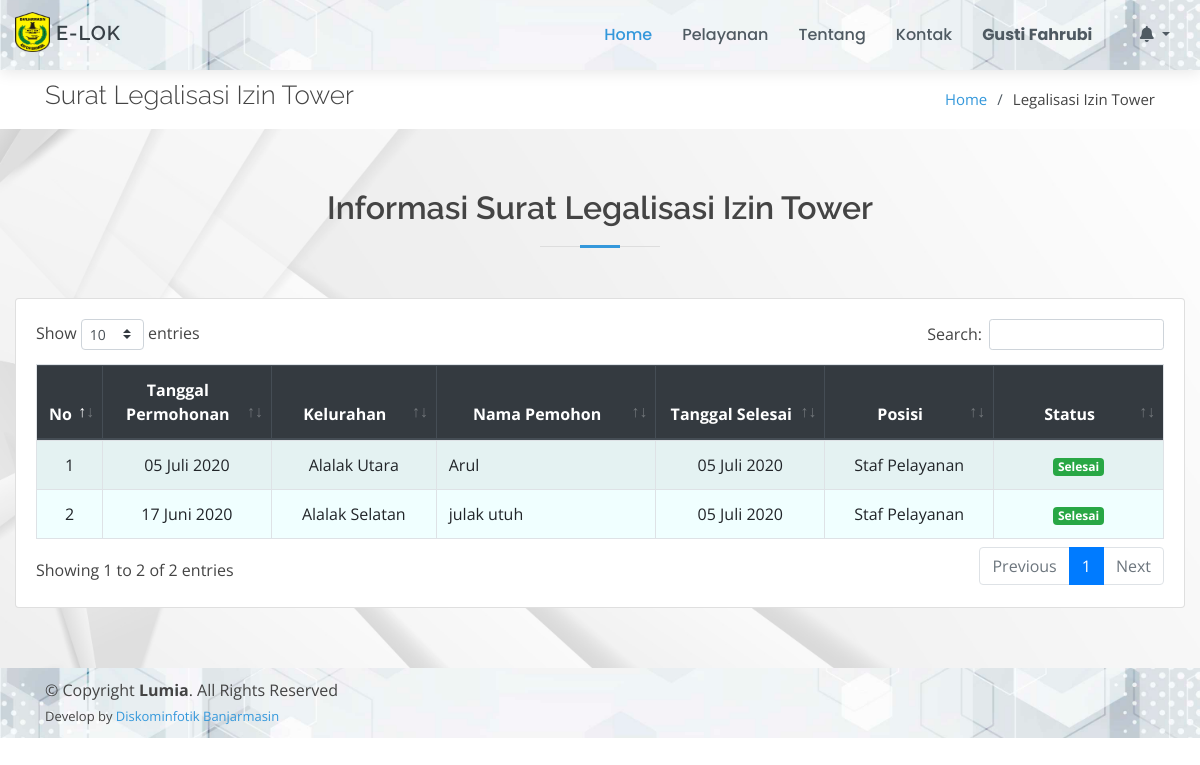
Screenshot of /page/legalisasi-izin-tower/index.php (signed in) with the database file from the repository.
### tables this page shows
CREATE TABLE `legalisasi_izin_tower` (
  `id_izin_tower` int(11) NOT NULL,
  `tgl_permohonan` date NOT NULL,
  `kelurahan` varchar(50) NOT NULL,
  `nama_pemohon` varchar(50) NOT NULL,
  `alamat_pemohon` text NOT NULL,
  `nama_perusahaan` text NOT NULL,
  `alamat_perusahaan` text NOT NULL,
  `lokasi_tower` text NOT NULL,
  `keterangan` text,
  `tgl_selesai` date DEFAULT NULL,
  `id_posisi` int(11) NOT NULL,
  `status` varchar(30) NOT NULL
);

CREATE TABLE `posisi_berkas` (
  `id_posisi` int(11) NOT NULL,
  `posisi` text NOT NULL
);

### config/config.php (called while the page is built, shortened)
<?php
function base_url($url = null)
{
	$base_url = "http://localhost/layanan-kecamatan";
	if ($url != null) {
		return $base_url . "/" . $url;
	} else {
		return $base_url;
	}
}
$no = 1;

### config/bulan.php (called while the page is built, shortened)
<?php
$bln = array(
    '01' => 'Januari',
    '02' => 'Februari',
    '03' => 'Maret',
    '04' => 'April',
    '05' => 'Mei',
    '06' => 'Juni',
    '07' => 'Juli',
    '08' => 'Agustus',
    '09' => 'September',
    '10' => 'Oktober',
    '11' => 'November',
    '12' => 'Desember'
);

### page/legalisasi-izin-tower/index.php (the view, shortened to what this page needs)
<!DOCTYPE html>
<html lang="en">
<?php
include_once "../../config/config.php";
include_once "../../config/bulan.php";
include_once "../../template/ui/head.php";
?>
<body>
    <?php include_once "../../template/ui/header.php"; ?>
    <main id="main">
        <section id="breadcrumbs" class="breadcrumbs">
            <div class="container">
                <div class="d-flex justify-content-between align-items-center">
                    <h2>Surat Legalisasi Izin Tower</h2>
                    <ol>
                        <li><a href="<?= base_url(); ?>">Home</a></li>
                        <li>Legalisasi Izin Tower</li>
                    </ol>
                </div>
            </div>
        </section>
        <section id="services" class="services graform">
            <div class="container-fluid">
                <div class="section-title">
                    <h2>Informasi Surat Legalisasi Izin Tower</h2>
                </div>
                <div class="row">
                    <div class="col-md-12">
                        <div class="card">
                            <div class="card-body">
                                <div class="table-responsive">
                                    <table class="table table-bordered table-striped" id="example1">
                                        <thead class="thead-dark">
                                            <tr align="center">
                                                <th>No</th>
                                                <th>Tanggal Permohonan</th>
                                                <th>Kelurahan</th>
                                                <th>Nama Pemohon</th>
                                                <th>Tanggal Selesai</th>
                                                <th>Posisi</th>
                                                <th>Status</th>
                                            </tr>
                                        </thead>
                                        <tbody style="background-color: azure">
                                            <?php
                                            $data = $koneksi->query("SELECT * FROM legalisasi_izin_tower ORDER BY id_izin_tower DESC");
                                            foreach ($data as $row) {
                                                $po = $koneksi->query("SELECT * FROM posisi_berkas WHERE id_posisi = '$row[id_posisi]'")->fetch_array();
                                            ?>
                                                <tr align="center">
                                                    <td width="5%"><?= $no++; ?></td>
                                                    <td width="15%">
                                                        <?=
                                                            date('d', strtotime($row['tgl_permohonan'])) . " " .
                                                                $bln[date('m', strtotime($row['tgl_permohonan']))] . " " .
                                                                date('Y', strtotime($row['tgl_permohonan']));
                                                        ?>
                                                    </td>
                                                    <td><?= $row['kelurahan'] ?></td>
                                                    <td align="left"><?= $row['nama_pemohon'] ?></td>
                                                    <td width="15%">
                                                        <?php
                                                        if ($row['tgl_selesai']) {
                                                            echo
                                                                date('d', strtotime($row['tgl_selesai'])) . " " .
                                                                    $bln[date('m', strtotime($row['tgl_selesai']))] . " " .
                                                                    date('Y', strtotime($row['tgl_selesai']));
                                                        } else {
                                                            echo "-";
                                                        }
                                                        ?>
                                                    </td>
                                                    <td width="15%"><?= $po['posisi'] ?></td>
                                                    <td width="15%">
                                                        <?php
                                                        if ($row['status'] == "Belum Diproses") {
                                                            echo "<span class='badge badge-danger'>" . $row['status'] . "</span>";
                                                        } elseif ($row['status'] == "Dalam Proses") {
                                                            echo "<span class='badge badge-warning'>" . $row['status'] . "</span>";
                                                        } else {
                                                            echo "<span class='badge badge-success'>" . $row['status'] . "</span>";
                                                        }
                                                        ?>
                                                    </td>
                                                </tr>
                                            <?php } ?>
                                        </tbody>
                                    </table>
                                </div>
                            </div>
                        </div>
                    </div>
                </div>
            </div>
        </section>
    </main>
    <?php include_once "../../template/ui/footer.php"; ?>
</body>
</html>

### assets/ui/assets/css/style.css (style rules this page uses)
body { font-family: "Open Sans", sans-serif; color: #444444; }
a { color: #3498db; }
h1, h2, h3, h4, h5, h6 { font-family: "Raleway", sans-serif; }
section { padding: 60px 0; }
.section-title { text-align: center; padding-bottom: 30px; }
.section-title h2 { font-size: 32px; font-weight: 600; margin-bottom: 20px; padding-bottom: 20px; position: relative; }
.section-title h2::before { content: ''; position: absolute; display: block; width: 120px; height: 1px; background: #ddd; bottom: 1px; left: calc(50% - 60px); }
.section-title h2::after { content: ''; position: absolute; display: block; width: 40px; height: 3px; background: #3498db; bottom: 0; left: calc(50% - 20px); }
.breadcrumbs { padding: 10px 0; margin-top: 70px; background-color: #fff; }
.breadcrumbs h2 { font-size: 26px; font-weight: 300; }
.breadcrumbs ol { display: flex; flex-wrap: wrap; list-style: none; padding: 0; margin: 0; font-size: 15px; }
.breadcrumbs ol li+li { padding-left: 10px; }
.breadcrumbs ol li+li::before { display: inline-block; padding-right: 10px; color: #4f5a62; content: "/"; }
.graform { background: url('../../../bg-cover/putih2.jpg') center center no-repeat; background-size: cover; position: relative; }

### rows the page displays
legalisasi_izin_tower: tgl_permohonan "05", tgl_permohonan "Juli", tgl_permohonan "2020", kelurahan "Alalak Utara", nama_pemohon "Arul", tgl_selesai "05", tgl_selesai "Juli", tgl_selesai "2020", id_posisi.posisi "Staf Pelayanan", status "Selesai"
legalisasi_izin_tower: tgl_permohonan "17", tgl_permohonan "Juni", tgl_permohonan "2020", kelurahan "Alalak Selatan", nama_pemohon "julak utuh", tgl_selesai "05", tgl_selesai "Juli", tgl_selesai "2020", id_posisi.posisi "Staf Pelayanan", status "Selesai"

### other values shown
$_SESSION['nama'] "Gusti Fahrubi"
